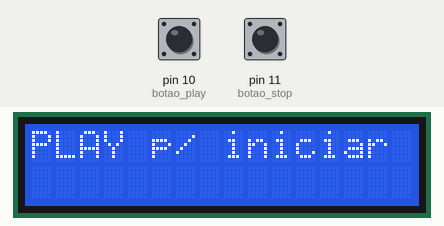
Simulated run of this sketch. Board: Arduino Uno, built with avr-gcc and run on an emulated ATmega328P. Parts: 16×2 character LCD. The test bench sets the inputs (shaded band); at power-on: pin 10 (botao_play) HIGH, pin 11 (botao_stop) HIGH.

Above: at 2.3 s.
2.4 s: pin 10 (botao_play) pulled LOW for 0.15 s
At 3.0 s:
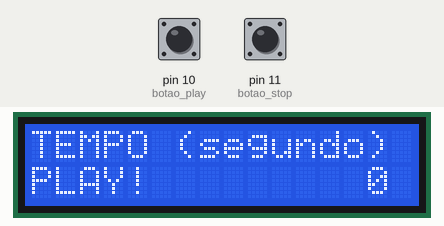
5.5 s: pin 11 (botao_stop) pulled LOW for 0.15 s
At 6.0 s:
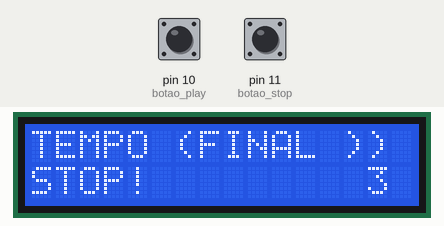
7.1 s: pin 10 (botao_play) pulled LOW for 1 s
At 9.5 s:
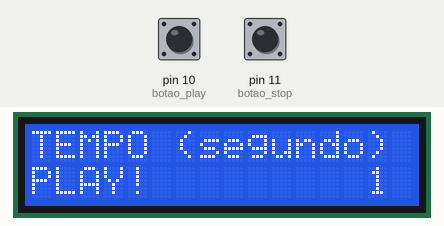
9.6 s: pin 11 (botao_stop) pulled LOW for 1 s
At 10.9 s:
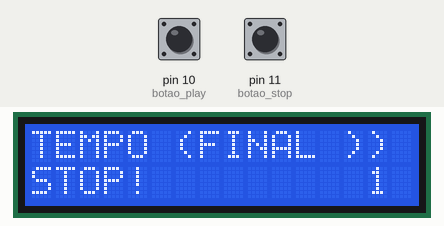
Timing chart, 0 to 12.6 s (numbered marks = the images above; inputs shaded):
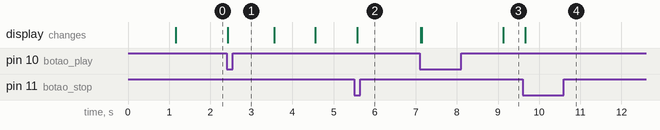

Measured:
- after the input at 2.4 s, the display: changes at once (image 1)
- after the input at 5.5 s, the display: changes after 0.07 s (image 2)
- after the input at 7.1 s, the display: first changes at once (image 3 shows a later state)
- after the input at 9.6 s, the display: changes after 0.06 s (image 4)

The sketch:

Aula017.ino
```cpp
#include <LiquidCrystal_I2C.h>

LiquidCrystal_I2C lcd(0x27, 20, 4);

#define botao_play 10
#define botao_stop 11

int estado_btnplay;
int estado_btnstop;

unsigned long tempo;
unsigned long tempo_play = 0;
unsigned long tempo_stop;
unsigned long tempo_segundo;

int controle = 1;

void setup() {
  lcd.init();
  lcd.backlight();
  pinMode(botao_play, INPUT_PULLUP);
  pinMode(botao_stop, INPUT_PULLUP);

  lcd.begin(16, 2);
  lcd.setCursor(0, 0);
  lcd.print("Bem vindo!");
  lcd.setCursor(0, 1);
  lcd.print("Cronometro");
  delay(1000);
  lcd.clear();
  lcd.setCursor(0, 0);
  lcd.print("PLAY p/ iniciar");
}

void loop() {
  estado_btnplay = digitalRead(botao_play);
  estado_btnstop = digitalRead(botao_stop);

  if ((estado_btnplay == LOW) && (controle < 2)) {
    tempo = millis();
    controle = 0;
  }

  if ((estado_btnplay == LOW) && (controle == 2)) {
    controle = 0;
  }

  if (controle == 0) {
    lcd.setCursor(0, 0);
    lcd.print("TEMPO (segundo)");
    lcd.setCursor(0, 1);
    lcd.print("PLAY!  ");

    tempo_play = millis() - tempo;
    tempo_segundo = tempo_play / 1000;

    if (tempo_segundo <= 9) {
      lcd.setCursor(12, 1);
      lcd.print("  ");
      lcd.print(tempo_segundo);
    }

    if ((tempo_segundo > 9) && (tempo_segundo <= 99)) {
      lcd.setCursor(12, 1);
      lcd.print("  ");
      lcd.print(tempo_segundo);
    }

    if ((tempo_segundo > 99) && (tempo_segundo <= 999)) {
      lcd.setCursor(12, 1);
      lcd.print("  ");
      lcd.print(tempo_segundo);
    }

    if ((tempo_segundo > 999) && (tempo_segundo <= 9999)) {
      lcd.setCursor(12, 1);
      lcd.print(tempo_segundo);
    }

    if (estado_btnstop == LOW) {
      lcd.setCursor(0, 0);
      lcd.print("TEMPO (FINAL )");
      lcd.setCursor(0, 1);
      lcd.print("STOP!    ");
      controle = 2;
    }
  }
}
```
